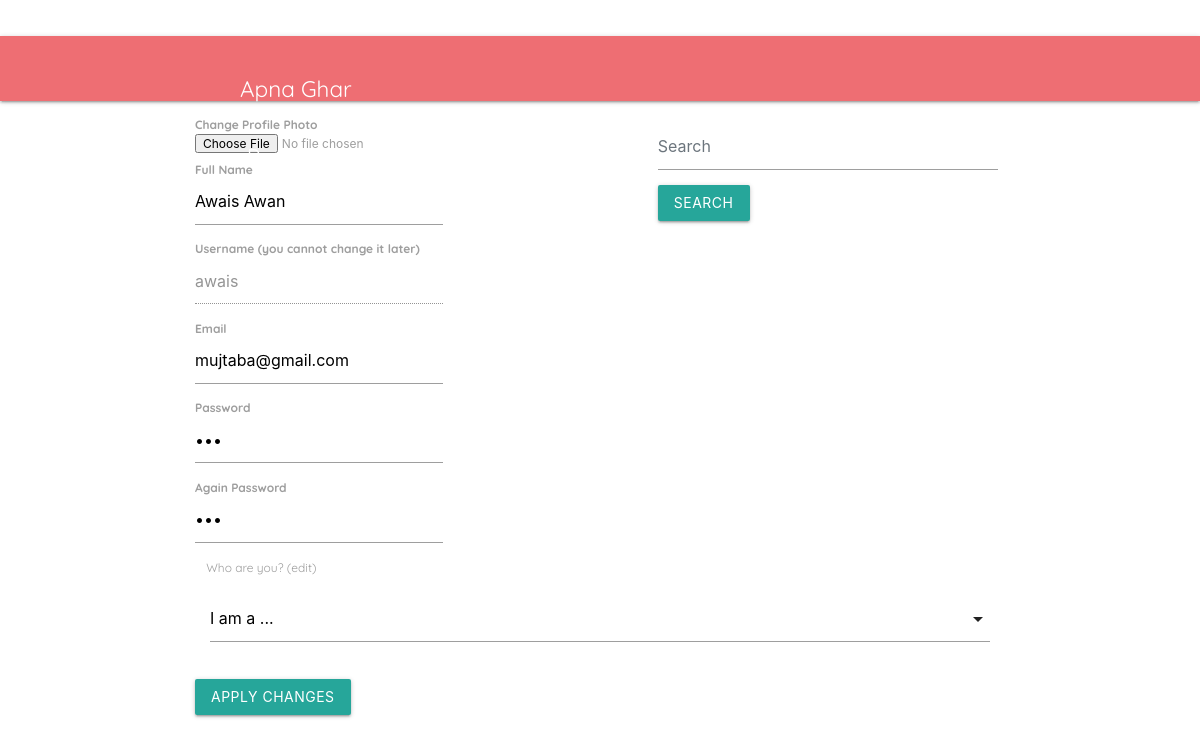
Screenshot of /settings/ (signed in) with the database file from the repository.
### agc_app/models.py (models this page shows, shortened)
class User(models.Model):
    type = models.IntegerField(default=0) # types: 0=client,1=contractor,2=corporate
    name = models.CharField(max_length=32, default='')
    username = models.CharField(max_length=32, default='')
    email = models.EmailField(default='')
    contact_number = models.CharField(default='', max_length=32)
    password = models.CharField(max_length=32, default='')
    photo = models.ImageField(upload_to='profile_photos/', default='')
    offerings = models.TextField(default='')  # For CONTRACTOR ONLY

### agc_app/views.py (the view, shortened to what this page needs)
# urls.py: path('settings/', views.settings, name='settings'),
def settings(request):
    template = loader.get_template('agc_app/settings.html')
    try:
        me = get_object_or_404(User, username=request.session["username"])
    except KeyError:
        return HttpResponseRedirect('/')
    context = {
        'me': me,
    }
    return HttpResponse(template.render(context, request))

### agc_app/templates/agc_app/settings.html (shortened to what this page needs)
<!DOCTYPE html>
<html xmlns="http://www.w3.org/1999/html">
{% load static %}
<link rel="stylesheet" href="{% static 'font_awesome5/css/all.min.css' %}">
<head>
{% include './components/navbar.html' %}
</head>
<body>
<form action="{% url 'settings' %}" method="post" enctype="multipart/form-data" style="margin-top:16px;"> {% csrf_token %}
  <div class="container">
    <h2>Settings</h2>
    <label for="profile_photo"><b>Change Profile Photo</b><br>
    <input name="profile_photo" type="file">
      </label>
    <br>
    <label for="name"><b>Full Name</b><br>
    <input name="name" type="text" placeholder="Enter your name" value="{{ me.name }}" maxlength="32" required>
      </label>
    <br>
    <label for="username"><b>Username (you cannot change it later)</b><br>
    <input name="username" type="text" placeholder="Enter Username" value="{{ me.username }}" maxlength="32" required disabled>
      </label>
    <br>
    <label for="email"><b>Email</b><br>
    <input name="email" type="email" placeholder="Enter your email" value="{{ me.email }}" required>
      </label>
    <br>
    <label for="password"><b>Password</b><br>
    <input name="password" type="password" placeholder="Enter Password" value="{{ me.password }}" maxlength="32" required>
      </label>
    <br>
    <label for="password_again"><b>Again Password</b><br>
    <input name="password_again" type="password" placeholder="Enter Password again" value="{{ me.password }}" maxlength="32" required>
      </label>
    <br>
  <div class="input-field col s12"><br>
    <label for="account_type">Who are you? (edit)</label>
  </div>
    <br>
    <button type="submit" class="waves-effect waves-light btn btn-dark">Apply Changes</button>
  </div>
</form>
</body>
</html>

### rows the page displays
User: name "Awais Awan", username "awais", email "mujtaba@gmail.com"
